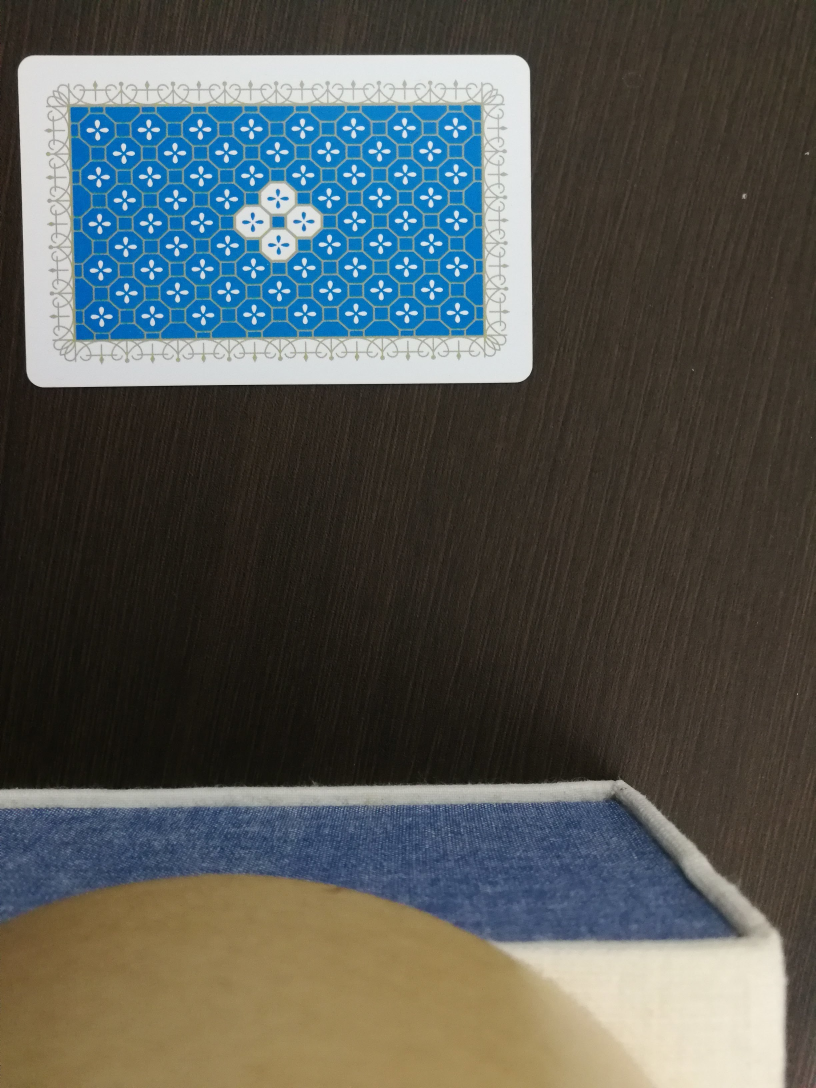
#> input picture dataset_generator/data/original_img/back.jpg, 2448 x 3264 px (shown at 1/3 size); its folder holds only this picture in this run
$ jupyter execute get_card_template.ipynb   (shell and % lines are left out)
#> lines starting #> are read from the running program, lines starting #| are printed output that depends on the picture
[cell 1]
import numpy as np
import glob
import os
import cv2
import matplotlib.pyplot as plt
import math

[cell 2]
## Get image name list
image_data_path = "../data/original_img/"
_image_files = os.listdir(image_data_path)
image_files = list(map(lambda image_file_name : image_data_path + image_file_name , _image_files))

[cell 3]
class LineSegment:
    def __init__(self, point0, point1, image):
        # [8 lines left out: function show_lines, not called in this run]

        # point[0] -> x point[1] -> y
        self.point0 = point0
        self.point1 = point1

        self.length = math.sqrt((point0[0]-point1[0])**2.0 + (point0[1]-point1[1])**2.0)

        #show_lines(image)

        # line are described by 'y = ax + b'
        if(abs(point1[0] - point0[0]) > 0.0001):
            self.a = (self.point1[1] - self.point0[1] )/(self.point1[0] - self.point0[0])
            self.b = -(self.point1[1] - self.point0[1] )/(self.point1[0] - self.point0[0])*point0[0] + point0[1]

            # angle
            rad = math.atan(self.a)
            degree = math.degrees(rad)
            if(int(degree) < 0):
                degree = 180.0 + degree
            self.angle = degree

            if(False):
                show_lines(image)
                print("angle[degree] : ", self.angle)
                print("point0[x,y] : ", self.point0[0], " , " , self.point0[1])
                print("point1[x,y] : ", self.point1[0], " , " , self.point1[1])
        else:
            self.a = 1000.0
            self.b = 0.0

            # angle
            rad = math.atan(self.a)
            self.angle = math.degrees(rad)

            if(False):
                show_lines(image)
                print("angle[degree] : ", self.angle)
                print("point0[x,y] : ", self.point0[0], " , " , self.point0[1])
                print("point1[x,y] : ", self.point1[0], " , " , self.point1[1])

    def __lt__(self, other):
        return self.length > other.length

[cell 4]
def get_card_template( image_file_name ):

#> called with image_file_name = '../data/original_img/back.jpg'
    def calc_intersection_points(line_segment0, line_segment_list):
        intersection_points = []
        for line_segment1 in line_segment_list:
            d = []
            d.append(math.sqrt((line_segment0.point0[0]-line_segment1.point0[0])**2 + (line_segment0.point0[1]-line_segment1.point0[1])**2))
            d.append(math.sqrt((line_segment0.point1[0]-line_segment1.point0[0])**2 + (line_segment0.point1[1]-line_segment1.point0[1])**2))
            d.append(math.sqrt((line_segment0.point0[0]-line_segment1.point1[0])**2 + (line_segment0.point0[1]-line_segment1.point1[1])**2))
            d.append(math.sqrt((line_segment0.point1[0]-line_segment1.point1[0])**2 + (line_segment0.point1[1]-line_segment1.point1[1])**2))
            distance = min(d)
            if(distance < 100):
                intersection = [(line_segment1.b - line_segment0.b)/(line_segment0.a - line_segment1.a),
                                           (line_segment0.a*line_segment1.b - line_segment1.a*line_segment0.b)/(line_segment0.a - line_segment1.a)]

                intersection_points.append(intersection)

        return intersection_points

    _src_image = cv2.imread(image_file_name, 0)
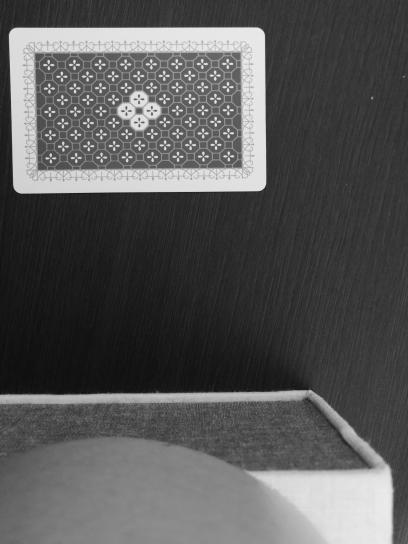
#> _src_image: shape (3264, 2448) (shown at 1/6 size); min 2, max 249, mean 86.6
    src_image = _src_image[:int(_src_image.shape[0]/2)]
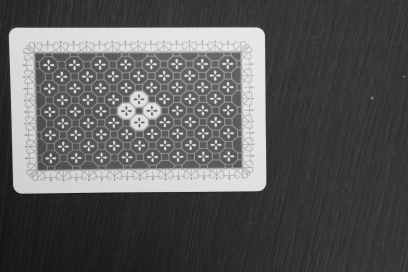
#> src_image: shape (1632, 2448) (shown at 1/6 size); min 2, max 249, mean 89.1

    lsd = cv2.createLineSegmentDetector(0)
    lines = lsd.detect(src_image)[0]

    line_segments = []
    for line_index in range(len(lines)):
        line_segments.append( LineSegment( [lines[line_index][0][0], lines[line_index][0][1]],
                                                                           [lines[line_index][0][2], lines[line_index][0][3]],
                                                                           src_image ) )
#> this loop made 3993 passes
#> (rad in LineSegment, degree in LineSegment) on passes 1 to 3: (-0.00979, -0.561), (1.56, 89.55), (1.54, 88.37)
#> after the loop, line_segments = 3993 items

    line_segments.sort()

    card_edge_candidates = line_segments[:50]
#> card_edge_candidates = 50 items

    edge_vertical = []
    edge_horizontal = []

    for ls in card_edge_candidates:
        if((ls.angle > 60 and ls.angle < 120) and len(edge_vertical) < 2):
            edge_vertical.append(ls)

        if((ls.angle < 30 or ls.angle > 150) and len(edge_horizontal) < 2):
            edge_horizontal.append(ls)
#> this loop made 50 passes
#> after the loop, edge_horizontal = 2 items; edge_vertical = 2 items

    lineThickness = 4
    src_image = cv2.cvtColor(src_image, cv2.COLOR_GRAY2BGR)
#> src_image: shape (1632, 2448, 3)

    if(False) :
        cv2.line(src_image, ( edge_vertical[0].point0[0],edge_vertical[0].point0[1]),
                                            (  edge_vertical[0].point1[0],edge_vertical[0].point1[1]),
                                             (0,255,0), lineThickness)
        cv2.line(src_image, ( edge_vertical[1].point0[0],edge_vertical[1].point0[1]),
                                            (  edge_vertical[1].point1[0],edge_vertical[1].point1[1]),
                                             (0,255,0), lineThickness)

        cv2.line(src_image, ( edge_horizontal[0].point0[0],edge_horizontal[0].point0[1]),
                                            (  edge_horizontal[0].point1[0],edge_horizontal[0].point1[1]),
                                             (0,0,255), lineThickness)
        cv2.line(src_image, ( edge_horizontal[1].point0[0],edge_horizontal[1].point0[1]),
                                            (  edge_horizontal[1].point1[0],edge_horizontal[1].point1[1]),
                                             (0,0,255), lineThickness)

    ips0 = calc_intersection_points(edge_horizontal[0], edge_vertical)
#> the loop in calc_intersection_points, `for line_segment1 in line_segment_list:` made 2 passes
#> (distance, intersection) on passes 1 to 2: (45.53, [1589.4, 164]), (41.26, [52.04, 166.4])
#> after the loop in calc_intersection_points, `for line_segment1 in line_segment_list:`: intersection_points = [[1589.4, 164], [52.04, 166.4]]
#> ips0 = [[1589.4, 164], [52.04, 166.4]]
    ips1 = calc_intersection_points(edge_horizontal[1], edge_vertical)
#> the loop in calc_intersection_points (call 2), `for line_segment1 in line_segment_list:` made 2 passes
#> (distance, intersection) on passes 1 to 2: (32.39, [1597.1, 1146.3]), (42.47, [80.37, 1161.1])
#> ips1 = [[1597.1, 1146.3], [80.37, 1161.1]]

    intersection_points  = ips0 + ips1
#> intersection_points = [[1589.4, 164], [52.04, 166.4], [1597.1, 1146.3], [80.37, 1161.1]]
    # print(intersection_points)

    #print(sorted(intersection_points, key=lambda intersection_point: intersection_point[0]+intersection_point[1]))

    sorted_intersection_points = []
    for pt in sorted(intersection_points, key=lambda intersection_point: intersection_point[0]+intersection_point[1]):
        if(False):
            cv2.circle(src_image, (pt[0],pt[1]) , 5, (255,0,0), 5)
        sorted_intersection_points.append(pt)
#> this loop made 4 passes
#> after the loop, sorted_intersection_points = [[52.04, 166.4], [80.37, 1161.1], [1589.4, 164], [1597.1, 1146.3]]

    template_width = 650
    template_height = 400

    template_corners = [ [0 , 0] ,  [0, template_height ] , [template_width,0] , [template_width , template_height] ]

    H = cv2.getPerspectiveTransform(np.float32(sorted_intersection_points), np.float32(template_corners))
#> H = [[0.416, -0.0119, -19.69], [0.000614, 0.396, -65.86], [-8.28e-06, -1.31e-05, 1]]

    dst_image = cv2.warpPerspective(src_image, H, (template_width,template_height))
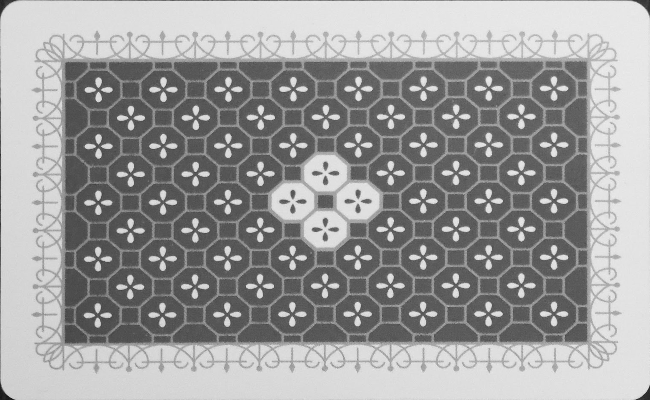
#> dst_image: shape (400, 650, 3); min 17, max 241, mean 156.5

    #plt.imshow(dst_image)
    #plt.show()

    return dst_image


#line_segment_num = get_card_template(sorted(image_files)[-1])
#line_segment_num = get_card_template((image_files[-1]))

for i in image_files:
    card_template = get_card_template(i)
    name = i.split('/')[-1]
    cv2.imwrite("./card_templates/" + name, card_template)

$ run again, on dataset_generator/data/original_img/c12.jpg
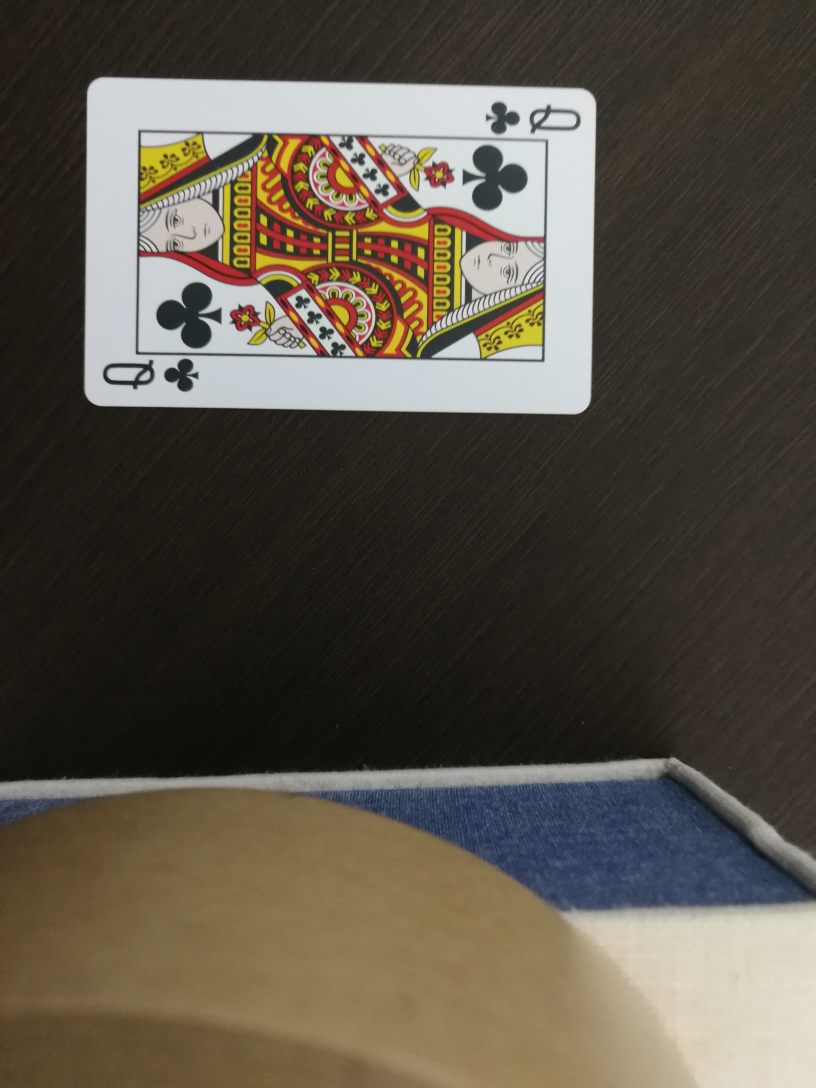
#> input picture dataset_generator/data/original_img/c12.jpg, 2448 x 3264 px (shown at 1/3 size)
#> in get_card_template, `src_image = _src_image[:int(_src_image.shape[0]/2)]`:
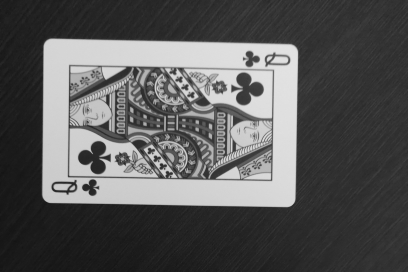
#> src_image: shape (1632, 2448) (shown at 1/6 size); min 0, max 237, mean 88.2
#> lines = 2459 rows, first 6: [1123.7, 985.6, 1123, 915.6], [1743.6, 1239.8, 1772, 1208.2], [264.1, 1216.1, 1739.3, 1243.2], [1393.6, 913.1, 1394.8, 833.1], [698.3, 960, 686.1, 940.3], [552.6, 1032.8, 540.4, 1004.7]
#> the loop in get_card_template, `for line_index in range(len(lines)):` made 2459 passes
#> (rad in LineSegment, degree in LineSegment) on passes 1 to 3: (1.56, 89.41), (-0.839, 131.9), (0.0184, 1.05)
#> after the loop in get_card_template, `for line_index in range(len(lines)):`: line_segments = 2459 items
#> card_edge_candidates = 50 items
#> the loop in get_card_template, `for ls in card_edge_candidates:` made 50 passes
#> after the loop in get_card_template, `for ls in card_edge_candidates:`: edge_horizontal = 2 items
#> the loop in calc_intersection_points, `for line_segment1 in line_segment_list:` made 2 passes
#> (distance, intersection) on passes 1 to 2: (32.69, [252.1, 1215.9]), (47.21, [1771.7, 1243.8])
#> after the loop in calc_intersection_points, `for line_segment1 in line_segment_list:`: intersection_points = [[252.1, 1215.9], [1771.7, 1243.8]]
#> the loop in calc_intersection_points (call 2), `for line_segment1 in line_segment_list:` made 2 passes
#> (distance, intersection) on passes 1 to 2: (40.38, [261.4, 229.9]), (45.87, [1788.8, 265.2])
#> ips1 = [[261.4, 229.9], [1788.8, 265.2]]
#> in get_card_template, `intersection_points  = ips0 + ips1`: intersection_points = [[252.1, 1215.9], [1771.7, 1243.8], [261.4, 229.9], [1788.8, 265.2]]
#> the loop in get_card_template, `for pt in sorted(intersection_points, key=lambda intersection_point: i..` made 4 passes
#> after the loop in get_card_template, `for pt in sorted(intersection_points, key=lambda intersection_point: i..`: sorted_intersection_points = [[261.4, 229.9], [252.1, 1215.9], [1788.8, 265.2], [1771.7, 1243.8]]
#> H = [[0.421, 0.00395, -111], [-0.0093, 0.403, -90.1], [-4.67e-06, -5.27e-06, 1]]
#> in get_card_template, `dst_image = cv2.warpPerspective(src_image, H, (template_width,template..`:
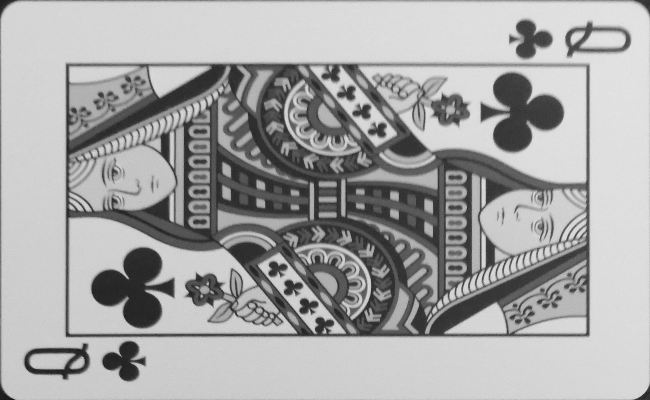
#> dst_image: shape (400, 650, 3); min 19, max 230, mean 166.2

$ run again, on dataset_generator/data/original_img/c2.jpg
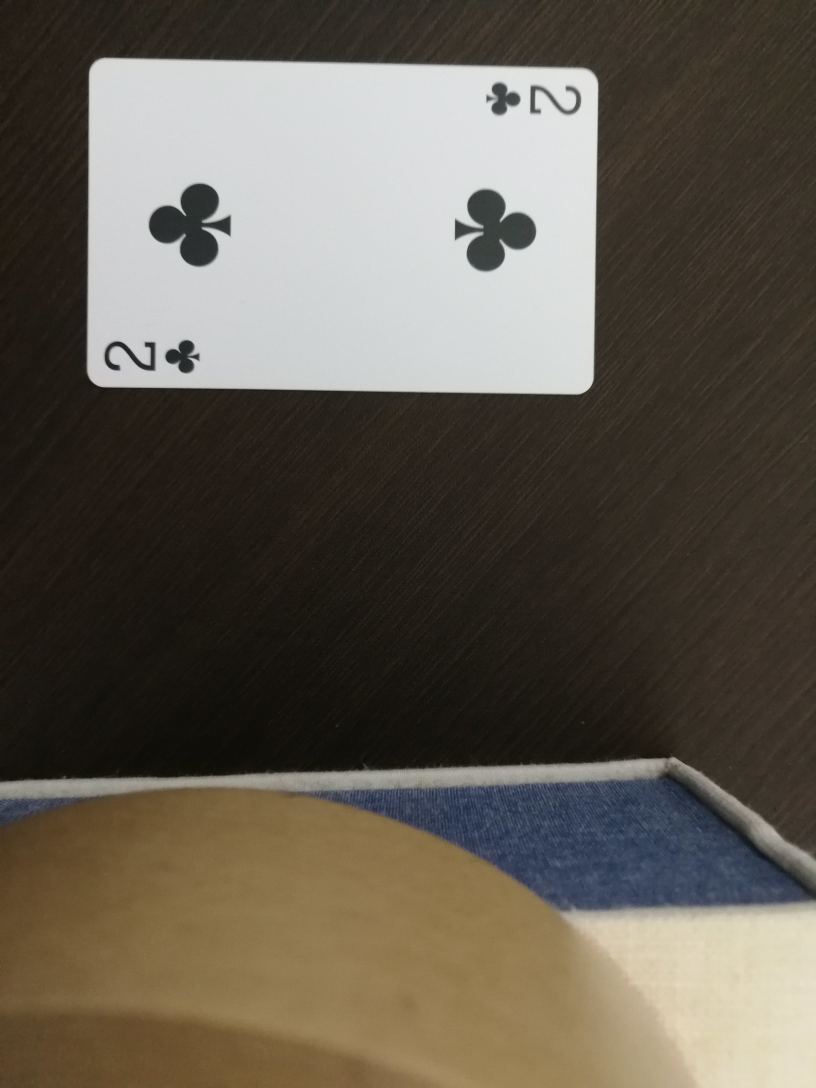
#> input picture dataset_generator/data/original_img/c2.jpg, 2448 x 3264 px (shown at 1/3 size)
#> in get_card_template, `src_image = _src_image[:int(_src_image.shape[0]/2)]`:
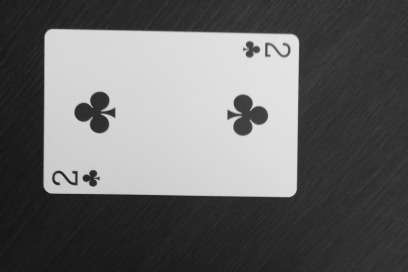
#> src_image: shape (1632, 2448) (shown at 1/6 size); min 3, max 234, mean 103.6
#> lines = 167 rows, first 6: [1757.2, 1176.8, 1783.8, 1139.9], [266.6, 1138.3, 301.4, 1162.6], [358.7, 1017.6, 433.3, 1095.4], [328.1, 1088.2, 359.7, 1096.6], [1363.8, 721.9, 1364.7, 655.6], [424.4, 1109.2, 360.6, 1038.2]
#> the loop in get_card_template, `for line_index in range(len(lines)):` made 167 passes
#> (rad in LineSegment, degree in LineSegment) on passes 1 to 3: (-0.946, 125.8), (0.609, 34.9), (0.807, 46.22)
#> after the loop in get_card_template, `for line_index in range(len(lines)):`: line_segments = 167 items
#> card_edge_candidates = 50 items
#> the loop in get_card_template, `for ls in card_edge_candidates:` made 50 passes
#> after the loop in get_card_template, `for ls in card_edge_candidates:`: edge_horizontal = 2 items
#> the loop in calc_intersection_points, `for line_segment1 in line_segment_list:` made 2 passes
#> (distance, intersection) on passes 1 to 2: (36.88, [267.2, 172.1]), (41.66, [1794.8, 204.8])
#> after the loop in calc_intersection_points, `for line_segment1 in line_segment_list:`: intersection_points = [[267.2, 172.1], [1794.8, 204.8]]
#> the loop in calc_intersection_points (call 2), `for line_segment1 in line_segment_list:` made 2 passes
#> (distance, intersection) on passes 1 to 2: (51.04, [260.4, 1159.4]), (47.67, [1780, 1183.5])
#> ips1 = [[260.4, 1159.4], [1780, 1183.5]]
#> in get_card_template, `intersection_points  = ips0 + ips1`: intersection_points = [[267.2, 172.1], [1794.8, 204.8], [260.4, 1159.4], [1780, 1183.5]]
#> the loop in get_card_template, `for pt in sorted(intersection_points, key=lambda intersection_point: i..` made 4 passes
#> after the loop in get_card_template, `for pt in sorted(intersection_points, key=lambda intersection_point: i..`: sorted_intersection_points = [[267.2, 172.1], [260.4, 1159.4], [1794.8, 204.8], [1780, 1183.5]]
#> H = [[0.421, 0.00291, -113], [-0.00859, 0.402, -66.9], [-5.45e-06, -5.39e-06, 1]]
#> in get_card_template, `dst_image = cv2.warpPerspective(src_image, H, (template_width,template..`:
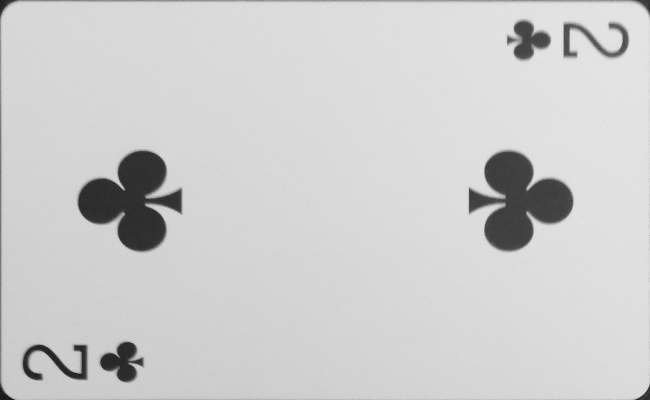
#> dst_image: shape (400, 650, 3); min 21, max 232, mean 205.8
